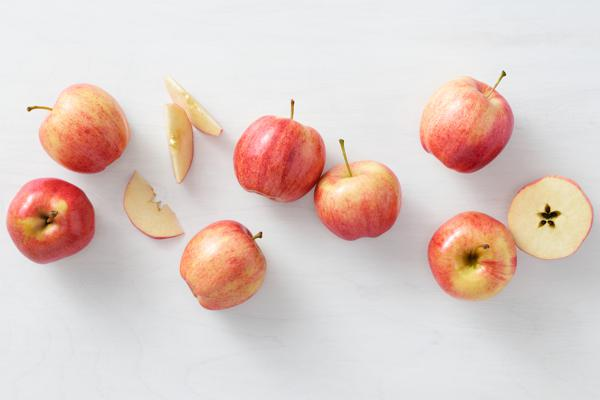
#> input picture Google IT Automation with Python/Course 6 - Automate updating catalog information/supplier-data/images/001.jpeg, 600 x 400 px, found by its file name; its folder holds 4 pictures in this run
$ python image_mod.py
#> lines starting #> are read from the running program, lines starting #| are printed output that depends on the picture
from PIL import Image
import os

# open folder with images
folder = "/home/student-03-c0282a86fc41/images"
folder_target = "/opt/icons/"

# for each image in folder
for filename in os.listdir(folder):
    # rotate image 90 degrees clockwise and resize to 128x128
    img = Image.open(os.path.join(folder, filename))
#> img is the input picture: PIL image 600x400 RGB; mean R, G, B 222.1, 203.8, 197.6
    if img.mode != 'RGB':
        img = img.convert('RGB')
    img = img.rotate(90).resize((128, 128))
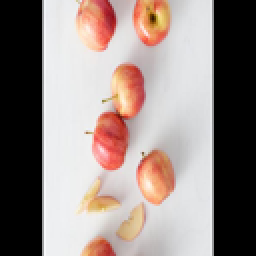
#> img: PIL image 128x128 RGB (shown 2 times larger); mean R, G, B 148.6, 135.6, 131.3
    # save image to new folder in jpeg format
    img.save(os.path.join(folder_target, filename), "jpeg")
#> pass 2 of the loop `for filename in os.listdir(folder):`:
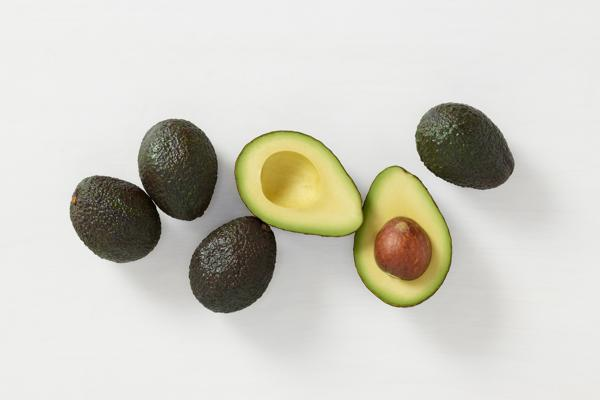
#> input picture Google IT Automation with Python/Course 6 - Automate updating catalog information/supplier-data/images/002.jpeg, 600 x 400 px, found by its file name
#> img is the input picture: PIL image 600x400 RGB; mean R, G, B 208.5, 206.8, 196.9
#> `img = img.rotate(90).resize((128, 128))`:
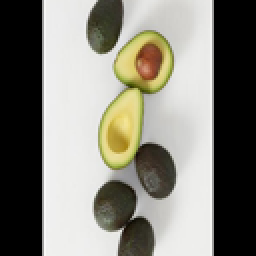
#> img: PIL image 128x128 RGB (shown 2 times larger); mean R, G, B 132, 130.3, 121.3
#> pass 3 of the loop `for filename in os.listdir(folder):`:
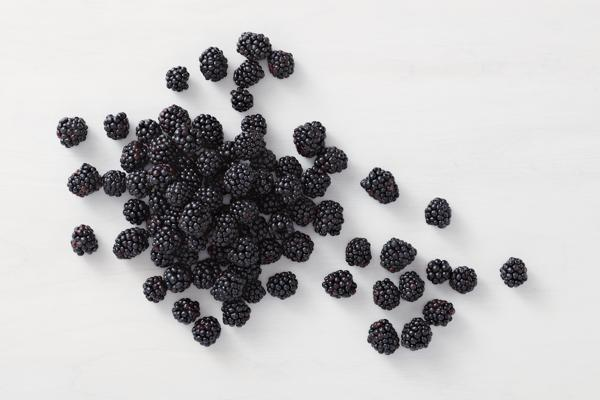
#> input picture Google IT Automation with Python/Course 6 - Automate updating catalog information/supplier-data/images/003.jpeg, 600 x 400 px, found by its file name
#> img is the input picture: PIL image 600x400 RGB; mean R, G, B 190.7, 189.9, 190.6
#> `img = img.rotate(90).resize((128, 128))`:
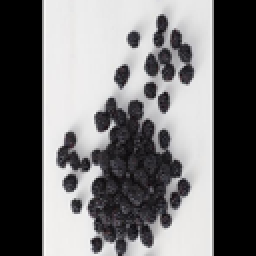
#> img: PIL image 128x128 RGB (shown 2 times larger); mean R, G, B 114.7, 114, 115
#> the loop made 4 passes; the first 3 are shown
